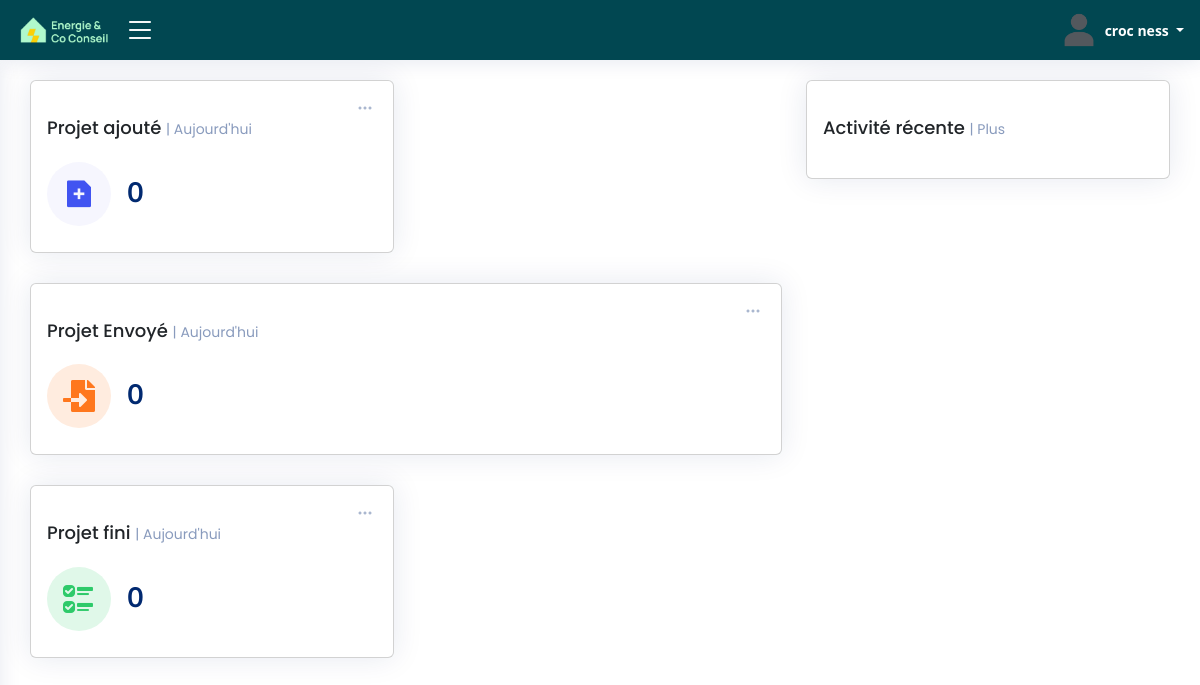
Page /Accueil/ (signed in) on the earlier database version.
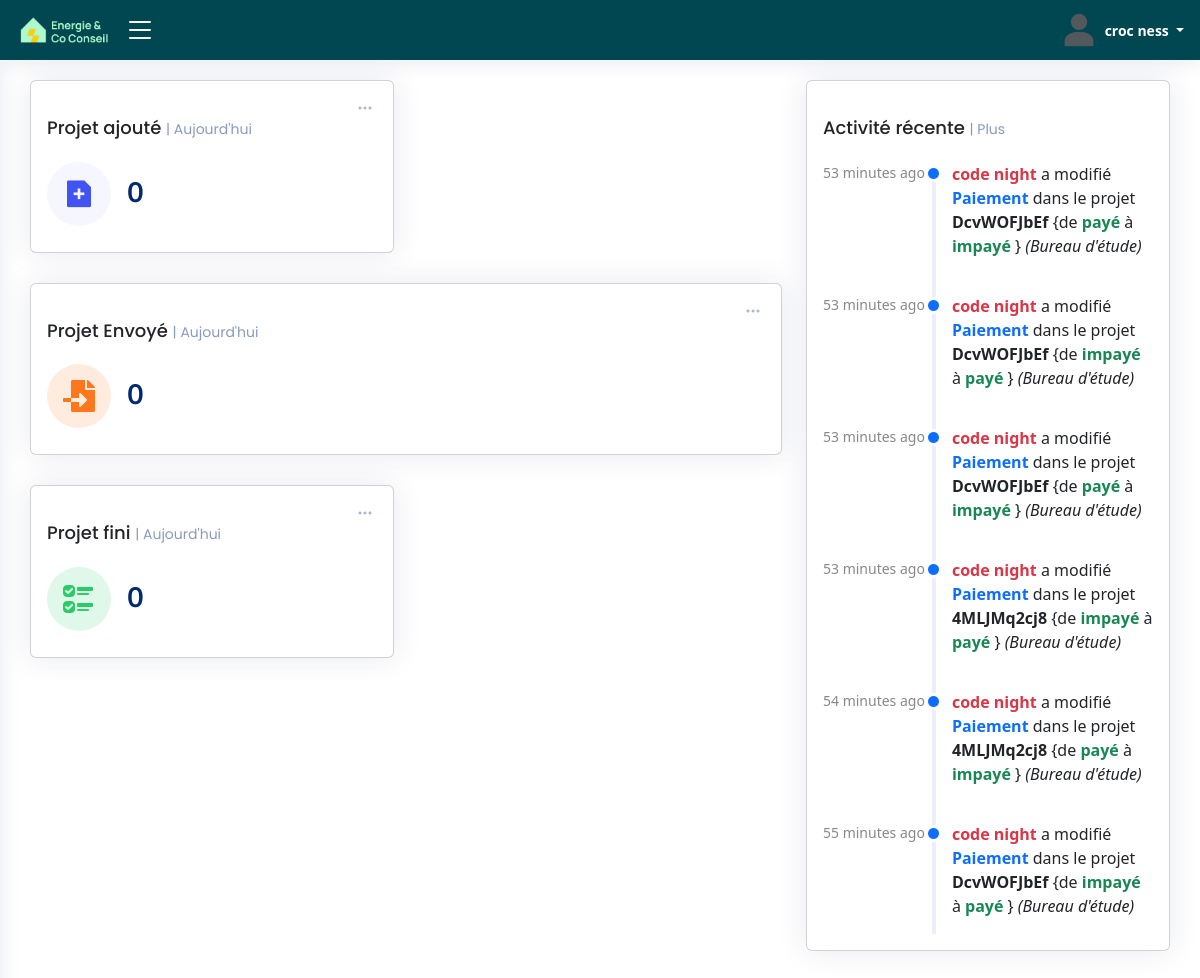
Same page on the later database version.
### ERapp/models.py (models this page shows, shortened)
class USER(AbstractBaseUser, PermissionsMixin):
    email = models.EmailField(unique=True)
    first_name = models.CharField(max_length=30, blank=True, null=True)
    last_name = models.CharField(max_length=30, blank=True, null=True)
    role = models.CharField(max_length=255, blank=True, null=True)
    agent = models.CharField(max_length=30, blank=True, null=True)
    num = models.CharField(max_length=30, blank=True, null=True)
    is_active = models.BooleanField(default=True)
    is_staff = models.BooleanField(default=False)
    is_superuser = models.BooleanField(default=False)
    profile_pic = models.ImageField(blank=True, upload_to='uploads/profilePic',default='uploads/default_user_avatar.png')
    date_joined = models.DateTimeField(default=timezone.now)
    last_login = models.DateTimeField(blank=True, null=True)
    user_id = models.CharField(max_length=255,blank=True, null=True)
    be = models.BooleanField(default=False)
    ai = models.BooleanField(default=False)
    com_name = models.CharField(max_length=255,blank=True, null=True)
    objects = CustomUserManager()
    USERNAME_FIELD = 'email'
    REQUIRED_FIELDS = ['first_name', 'last_name']

class Activities_audit(models.Model):
    Activity_id = models.CharField(max_length=255,blank=True)
    Activity_user = models.CharField(max_length=255,blank=True)
    Activity_user_email = models.CharField(max_length=255,blank=True)
    Activity_table = models.CharField(max_length=255,blank=True)
    Activity_date = models.DateTimeField(default=timezone.now)
    Activity_project_id = models.CharField(max_length=255,blank=True)
    Activity_name = models.CharField(max_length=255,blank=True)
    Activity_before = models.CharField(max_length=255,blank=True)
    Activity_after = models.CharField(max_length=255,blank=True)
    Activity_add = models.BooleanField(default=False)
    Activity_edit = models.BooleanField(default=False)
    Activity_delete = models.BooleanField(default=False)

### ERapp/views.py (the view)
# urls.py: path('Accueil/',Auditeur_Accueil ,name="Auditeur_main_page"),
@login_required
def Auditeur_Accueil(request):
    data = TableData001.objects.all()
    activities_audit = Activities_audit.objects.order_by("-Activity_date")[:6]
    today = date.today()
    first_day_of_year = date(today.year, 1, 1)
    first_day_of_month = date(today.year, today.month, 1)
    client_count_added_today = TableData001.objects.filter(creation_time__date=today).count()
    client_count_added_month = TableData001.objects.filter(creation_time__range=(first_day_of_month, datetime.now())).count()
    client_count_added_year= TableData001.objects.filter(creation_time__range=(first_day_of_year, datetime.now())).count()
    client_count_envoye_today = TableData001.objects.filter(Envoye_time__date=today).count()
    client_count_envoye_month = TableData001.objects.filter(Envoye_time__range=(first_day_of_month, datetime.now())).count()
    client_count_envoye_year= TableData001.objects.filter(Envoye_time__range=(first_day_of_year, datetime.now())).count()
    client_count_fini_today = TableData001.objects.filter(fini_time__date=today).count()
    client_count_fini_month = TableData001.objects.filter(fini_time__range=(first_day_of_month, datetime.now())).count()
    client_count_fini_year= TableData001.objects.filter(fini_time__range=(first_day_of_year, datetime.now())).count()
    return render(request, "html/Auditeur_main_page.html",{'data':data,
                                                        'activities_audit':activities_audit,
                                                        'client_count_added_today':client_count_added_today,
                                                        'client_count_added_month':client_count_added_month,
                                                        'client_count_added_year':client_count_added_year,
                                                        'client_count_envoye_today':client_count_envoye_today,
                                                        'client_count_envoye_month':client_count_envoye_month,
                                                        'client_count_envoye_year':client_count_envoye_year,
                                                        'client_count_fini_today':client_count_fini_today,
                                                        'client_count_fini_month':client_count_fini_month,
                                                        'client_count_fini_year':client_count_fini_year})

### ERapp/templates/html/Auditeur_main_page.html (shortened to what this page needs)
{% load static %}
{% load l10n %}
{% load humanize %}
<!DOCTYPE html>
<html lang="fr">
<head>
  <link rel="stylesheet" href="https://cdnjs.cloudflare.com/ajax/libs/font-awesome/5.15.3/css/all.min.css">
  <link href="{% static 'css/style.css' %}" rel="stylesheet" type="text/css">
  <link href="{% static 'vendor/bootstrap/css/bootstrap.min.css' %}" rel="stylesheet">
  <link href="{% static 'vendor/bootstrap-icons/bootstrap-icons.css' %}" rel="stylesheet">
  <link href="{% static 'vendor/boxicons/css/boxicons.min.css' %}" rel="stylesheet">
  <link href="{% static 'vendor/quill/quill.snow.css' %}" rel="stylesheet">
  <link href="{% static 'vendor/quill/quill.bubble.css' %}" rel="stylesheet">
  <link href="{% static 'vendor/remixicon/remixicon.css' %}" rel="stylesheet">
  <link href="{% static 'vendor/simple-datatables/style.css' %}" rel="stylesheet">
</head>
<body onload="load()">
  {% if user.is_authenticated  and "auditeur" in user.role  %}
  <header id="header" class="header fixed-top d-flex align-items-center">
    <div class="d-flex align-items-center justify-content-between logo_with_button" >
      <a href="{% url 'main_page' %}"  class="logo d-flex align-items-center">
        <img src="{% static 'image\logo.png' %}" alt="" >
      </a>
      <i class="bi bi-list toggle-sidebar-btn " id="click_side_bar"></i>
    </div>
    <nav class="header-nav ms-auto">
      <ul class="d-flex align-items-center">
        <li class="nav-item dropdown pe-3">
          <a class="nav-link nav-profile d-flex align-items-center pe-0" href="#" data-bs-toggle="dropdown">
            <img src="{{ user.profile_pic.url }}"  alt="Image">
            <span class="d-none d-md-block dropdown-toggle ps-2">{{ user.first_name }} {{ user.last_name }} </span>
          </a>
        </li>
      </ul>
    </nav>
  </header>
  <main id="main" class="main">
    <section class="section dashboard">
        <div class="row">
          <div class="col-lg-8">
            <div class="row">
              <div class="col-xxl-4 col-md-6">
                <div class="card info-card sales-card">
                    <div class="filter">
                        <a class="icon" href="#" data-bs-toggle="dropdown"><i class="bi bi-three-dots"></i></a>
                      </div>
                  <div class="card-body">
                    <h5 class="card-title" id="client_count_this_title">Projet ajouté <span>| Aujourd'hui</span></h5>
                    <div class="d-flex align-items-center">
                      <div class="card-icon rounded-circle d-flex align-items-center justify-content-center">
                      </div>
                      <div class="ps-3">
                        <h6 id="client_count_this_value">{{client_count_added_today}}</h6>
                      </div>
                    </div>
                  </div>
                </div>
              </div>
            <div class="col-xxl-4 col-xl-12">
                <div class="card info-card customers-card">
                    <div class="filter">
                        <a class="icon" href="#" data-bs-toggle="dropdown" aria-expanded="false"><i class="bi bi-three-dots"></i></a>
                    </div>
                    <div class="card-body">
                        <h5 class="card-title" id="client_count_envoye_title">Projet Envoyé <span>| Aujourd'hui</span></h5>
                        <div class="d-flex align-items-center">
                          <div class="card-icon rounded-circle d-flex align-items-center justify-content-center">
                            <i class="fas fa-file-import"></i>
                          </div>
                          <div class="ps-3">
                            <h6 id="client_count_envoye_value">{{client_count_envoye_today}}</h6>
                          </div>
                        </div>
                    </div>
                </div>
            </div>
                <div class="col-xxl-4 col-md-6">
                    <div class="card info-card revenue-card">
                      <div class="filter">
                        <a class="icon" href="#" data-bs-toggle="dropdown"><i class="bi bi-three-dots"></i></a>
                      </div>
                      <div class="card-body">
                        <h5 class="card-title" id="client_count_fini_title">Projet fini <span>| Aujourd'hui</span></h5>
                        <div class="d-flex align-items-center">
                          <div class="card-icon rounded-circle d-flex align-items-center justify-content-center">
                            <i class="bi bi-ui-checks"></i>
                          </div>
                          <div class="ps-3">
                            <h6 id="client_count_fini_value">{{client_count_fini_today}}</h6>
                          </div>
                        </div>
                      </div>
                    </div>
                  </div>
            </div>
          </div>
          <div class="col-lg-4">
            <div class="card">
              <div class="card-body">
                <h5 class="card-title">Activité récente <span>| <a>Plus</a></span></h5>
                <div class="activity">
                  {% for A_AU in activities_audit %}
                    {% if A_AU.Activity_edit %}
                      <div class="activity-item d-flex">
                        <div class="activite-label">{{A_AU.Activity_date|naturaltime}}</div>
                        <i class="bi bi-circle-fill activity-badge text-primary align-self-start"></i>
                        <div class="activity-content">
                          <p class="Activities_audit_p"><b  class="fw-bold text-danger">{{A_AU.Activity_user}}</b> a modifié <b class="fw-bold text-primary">{{A_AU.Activity_name}}</b> dans le projet <b class="fw-bold text-dark">{{A_AU.Activity_project_id}}</b> {de <b class="fw-bold text-success ">{{A_AU.Activity_before}}</b> à <b class="fw-bold text-success ">{{A_AU.Activity_after}}</b> } <i> ({{A_AU.Activity_table}})</i></p>
                        </div>
                      </div>
                    {% endif %}
                  {% endfor %}
                </div>
              </div>
            </div>
          </div>
        </div>
      </section>
  </main>
  {% else %}
  <script>
    window.location.href = "{% url 'not_logged_in' %}";
  </script>
  {% endif %}
</body>
</html>

### ERapp/static/css/style.css (style rules this page uses)
.card-body { height:auto; }
:root { scroll-behavior: smooth; }
.logo_with_button { width:100px; }
.Activities_audit_p { font-size:16px;; }
header { background-color: rgb(1, 71, 81)!important; }
.logo_with_button i,.header-nav .align-items-center .dropdown .dropdown-toggle { color: white!important; }
body { font-family: "Open Sans", sans-serif; background: #f6f9ff; color: #444444; }
a { color: #4154f1; text-decoration: none; }
h1, h2, h3, h4, h5, h6 { font-family: "Nunito", sans-serif; }
#main { margin-top: 60px; padding: 20px 30px; transition: all 0.3s; }
.card { margin-bottom: 30px; border: none; border-radius: 5px; box-shadow: 0px 0 30px rgba(1, 41, 112, 0.1); }
.card-title { padding: 20px 0 15px 0; font-size: 18px; font-weight: 500; color: #012970; font-family: "Poppins", sans-serif; }
.card-title span { color: #899bbd; font-size: 14px; font-weight: 400; }
.card-body { padding: 0 20px 20px 20px; }
.logo { line-height: 1; }
@media (min-width: 1200px) { .logo { width: 280px; } }
.logo img { max-height: 26px; margin-right: 6px; }
.header { transition: all 0.5s; z-index: 997; height: 60px; box-shadow: 0px 2px 20px rgba(1, 41, 112, 0.1); background-color: #fff; padding-left: 20px; }
.header .toggle-sidebar-btn { font-size: 32px; padding-left: 10px; cursor: pointer; color: #012970; }
.header-nav ul { list-style: none; }
.header-nav>ul { margin: 0; padding: 0; }
.header-nav .nav-profile { color: #012970; }
.header-nav .nav-profile img { max-height: 36px; }
.header-nav .nav-profile span { font-size: 14px; font-weight: 600; }
@media (min-width: 1200px) { #main, #footer { margin-left: 300px; } }
@media (min-width: 1200px) { .toggle-sidebar #main, .toggle-sidebar #footer { margin-left: 0; } }
.dashboard .filter { position: absolute; right: 0px; top: 15px; }
.dashboard .filter .icon { color: #aab7cf; padding-right: 20px; padding-bottom: 5px; transition: 0.3s; font-size: 16px; }
.dashboard .info-card { padding-bottom: 10px; }
.dashboard .info-card h6 { font-size: 28px; color: #012970; font-weight: 700; margin: 0; padding: 0; }
.dashboard .card-icon { font-size: 32px; line-height: 0; width: 64px; height: 64px; flex-shrink: 0; flex-grow: 0; }
.dashboard .sales-card .card-icon { color: #4154f1; background: #f6f6fe; }
.dashboard .revenue-card .card-icon { color: #2eca6a; background: #e0f8e9; }
.dashboard .customers-card .card-icon { color: #ff771d; background: #ffecdf; }
.dashboard .activity { font-size: 14px; }
.dashboard .activity .activity-item .activite-label { color: #888; position: relative; flex-shrink: 0; flex-grow: 0; min-width: 64px; }
.dashboard .activity .activity-item .activite-label::before { content: ""; position: absolute; right: -11px; width: 4px; top: 0; bottom: 0; background-color: #eceefe; }
.dashboard .activity .activity-item .activity-badge { margin-top: 3px; z-index: 1; font-size: 11px; line-height: 0; border-radius: 50%; flex-shrink: 0; border: 3px solid #fff; flex-grow: 0; }
.dashboard .activity .activity-item .activity-content { padding-left: 10px; padding-bottom: 20px; }
.dashboard .activity .activity-item:first-child .activite-label::before { top: 5px; }
.dashboard .activity .activity-item:last-child .activity-content { padding-bottom: 0; }

Differences in the rows shown:
added Activities_audit: Activity_date "53 minutes ago", Activity_user "code night", Activity_name "Paiement", Activity_project_id "DcvWOFJbEf", Activity_before "payé", Activity_after "impayé", Activity_table "Bureau d'étude"
added Activities_audit: Activity_date "53 minutes ago", Activity_user "code night", Activity_name "Paiement", Activity_project_id "DcvWOFJbEf", Activity_before "impayé", Activity_after "payé", Activity_table "Bureau d'étude"
added Activities_audit: Activity_date "53 minutes ago", Activity_user "code night", Activity_name "Paiement", Activity_project_id "DcvWOFJbEf", Activity_before "payé", Activity_after "impayé", Activity_table "Bureau d'étude"
added Activities_audit: Activity_date "53 minutes ago", Activity_user "code night", Activity_name "Paiement", Activity_project_id "4MLJMq2cj8", Activity_before "impayé", Activity_after "payé", Activity_table "Bureau d'étude"
added Activities_audit: Activity_date "54 minutes ago", Activity_user "code night", Activity_name "Paiement", Activity_project_id "4MLJMq2cj8", Activity_before "payé", Activity_after "impayé", Activity_table "Bureau d'étude"
added Activities_audit: Activity_date "55 minutes ago", Activity_user "code night", Activity_name "Paiement", Activity_project_id "DcvWOFJbEf", Activity_before "impayé", Activity_after "payé", Activity_table "Bureau d'étude"
